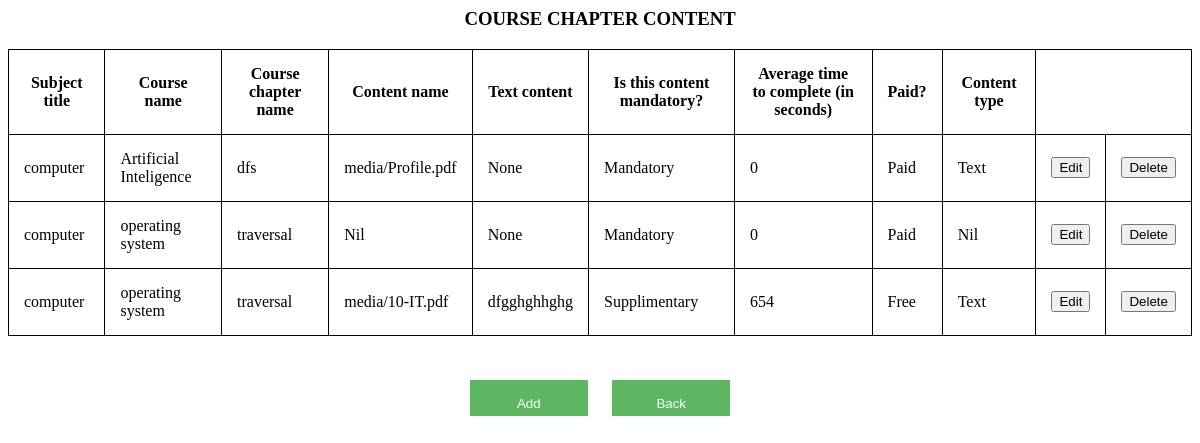
/ch_co_tr (signed in), run on the app's committed database.
### learn/models.py (models this page shows, shortened)
class Subject(models.Model):
    Subject_title = models.CharField(max_length=200, null=True)
    Course_title = models.CharField(max_length=200, null=True)
    Course_brief = models.TextField(null=True)
    Course_duration = models.IntegerField(null=True)
    Num_of_chapters = models.IntegerField(null=True)
    Course_fee = models.FloatField(null=True)
    Language = models.CharField(max_length=200, null=True)
    Chapter_title = models.CharField(max_length=200, null=True)
    Num_of_assignments = models.IntegerField(null=True)
    Chapter_Content_name = models.ImageField(upload_to='media', null = True)
    Chapter_text_content = models.TextField(null=True)
    Chapter_Content_type = models.CharField(max_length=200,null=True)
    Chapter_Content_Is_mandatory = models.BooleanField(null=True)
    Chapter_Content_Time_required_in_sec = models.IntegerField(null=True)
    Chapter_Content_Is_open_for_free = models.BooleanField(null=True)
    Sub_reg = models.ForeignKey(Registration, on_delete=models.SET_NULL, null = True)

### learn/views.py (the view)
# urls.py: path('ch_co_tr',learn.views.ch_co_tr,name='ch_co_tr'),
def ch_co_tr(request):
    mm = Registration.objects.get(id = request.session['logg'])
    mm1 = Subject.objects.filter(Sub_reg = mm)
    return render(request, 'cont_tr.html', {'mm1': mm1})

### Templates/cont_tr.html (shortened to what this page needs)
{% load static %}
<html lang="en">
<head>
   <link rel="stylesheet" type="text/css" href="{% static 'trt.css' %}">
</head>
<body class= "pic" background="{% static 'trt.jpg' %}" >
<h3 align="center">COURSE CHAPTER CONTENT</h3>
<table  style="width:100%">
   <tr>
      <th>
         Subject title
      </th>
      <th>
         Course name
      </th>
      <th>
         Course chapter name
      </th>
      <th>
         Content name
      </th>
      <th>
         Text content
      </th>
      <th>
         Is this content mandatory?
      </th>
      <th>
         Average time to complete (in seconds)
      </th>
      <th>
         Paid?
      </th>
        <th>
         Content type
      </th>
   </tr>
   {% for i in mm1 %}
   <tr>
      <td>
         {{i.Subject_title}}
      </td>
      <td>
         {{i.Course_title}}
      </td>
      <td>
         {{i.Chapter_title}}
      </td>
      <td>
         {{i.Chapter_Content_name}}
      </td>
      <td>
         {{i.Chapter_text_content}}
      </td>
      {% if i.Chapter_Content_Is_mandatory == 1 %}
      <td>
         Mandatory
      </td>
      {% endif %}
      {% if i.Chapter_Content_Is_mandatory == 0 %}
      <td>
         Supplimentary
      </td>
      {% endif %}
      <td>
         {{i.Chapter_Content_Time_required_in_sec}}
      </td>
      {% if i.Chapter_Content_Is_open_for_free == 0 %}
      <td>
         Free
      </td>
      {% endif %}
      {% if i.Chapter_Content_Is_open_for_free == 1 %}
      <td>
         Paid
      </td>
      {% endif %}
        <td>
         {{i.Chapter_Content_type}}
      </td>
      <td>
         <button type="submit" onclick="location.href='{% url 'edit_content' i.id %}'" name='t_h'>Edit</button>
      </td>
      <td>
         <button type="submit" onclick="location.href='{% url 'delete_content' i.id %}'" name='del'>Delete</button>
      </td>
   </tr>
   {% endfor %}
</table><br><br>
<div align="center">
   <button type="submit" class="registerbtn" onclick="location.href='{% url 'add_ch_con' %}'" name='mybtn2'>Add</button>&nbsp&nbsp&nbsp&nbsp&nbsp
   <button type="submit" class="registerbtn" onclick="location.href='{% url 'teacher_home' %}'" name='mybtn2'>Back</button>
</div>
</body>
</html>

### static/trt.css (style rules this page uses)
* { box-sizing: border-box }
.registerbtn { background-color: #4CAF50; color: white; padding: 16px 5px 5px; margin: 8px 0; border: none; cursor: pointer; width: 10%; opacity: 0.9; }
.pic { background-repeat: no-repeat; background-attachment: fixed; background-size: cover; background-size: 100%; }

### Templates/cont_tr.html (style rules this page uses)
table, th, td { border: 1px solid black; border-collapse: collapse; }
th, td { padding: 15px; }

### data on the page
Subject: Subject_title "computer", Course_title "Artificial Inteligence", Chapter_title "dfs", Chapter_Content_name "media/Profile.pdf", Chapter_text_content "None", Chapter_Content_Is_mandatory "Mandatory", Chapter_Content_Time_required_in_sec "0", Chapter_Content_Is_open_for_free "Paid", Chapter_Content_type "Text"
Subject: Subject_title "computer", Course_title "operating system", Chapter_title "traversal", Chapter_Content_name "Nil", Chapter_text_content "None", Chapter_Content_Is_mandatory "Mandatory", Chapter_Content_Time_required_in_sec "0", Chapter_Content_Is_open_for_free "Paid", Chapter_Content_type "Nil"
Subject: Subject_title "computer", Course_title "operating system", Chapter_title "traversal", Chapter_Content_name "media/10-IT.pdf", Chapter_text_content "dfgghghhghg", Chapter_Content_Is_mandatory "Supplimentary", Chapter_Content_Time_required_in_sec "654", Chapter_Content_Is_open_for_free "Free", Chapter_Content_type "Text"
